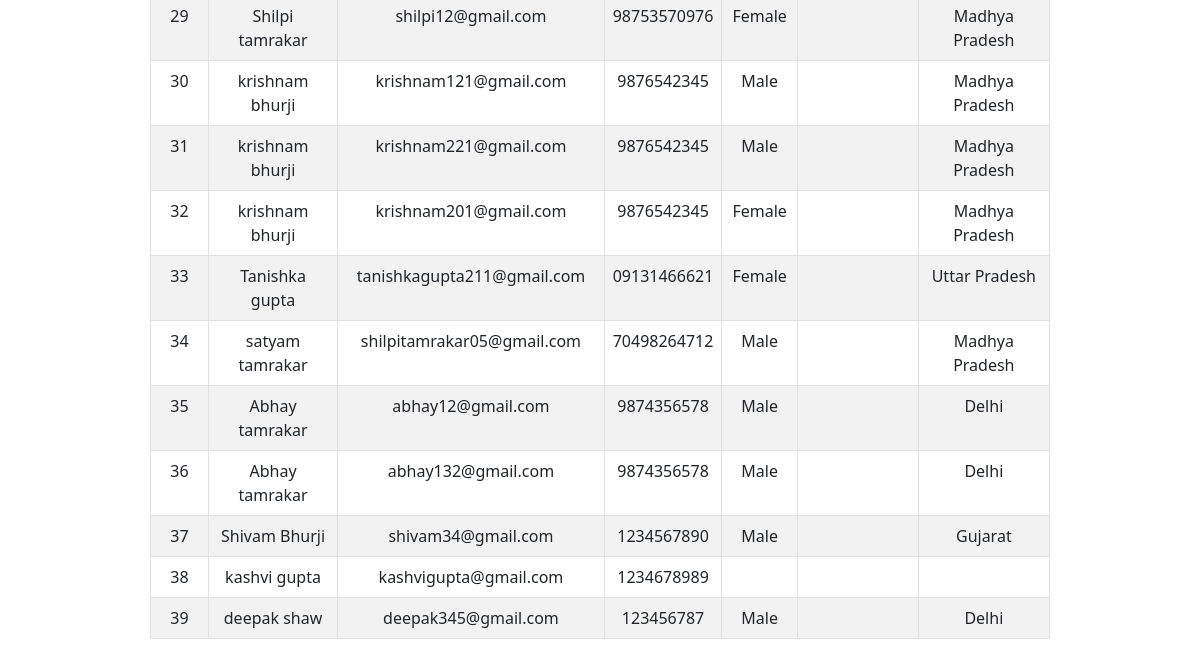
Before: /show_data/ (lower part) with the older database file.
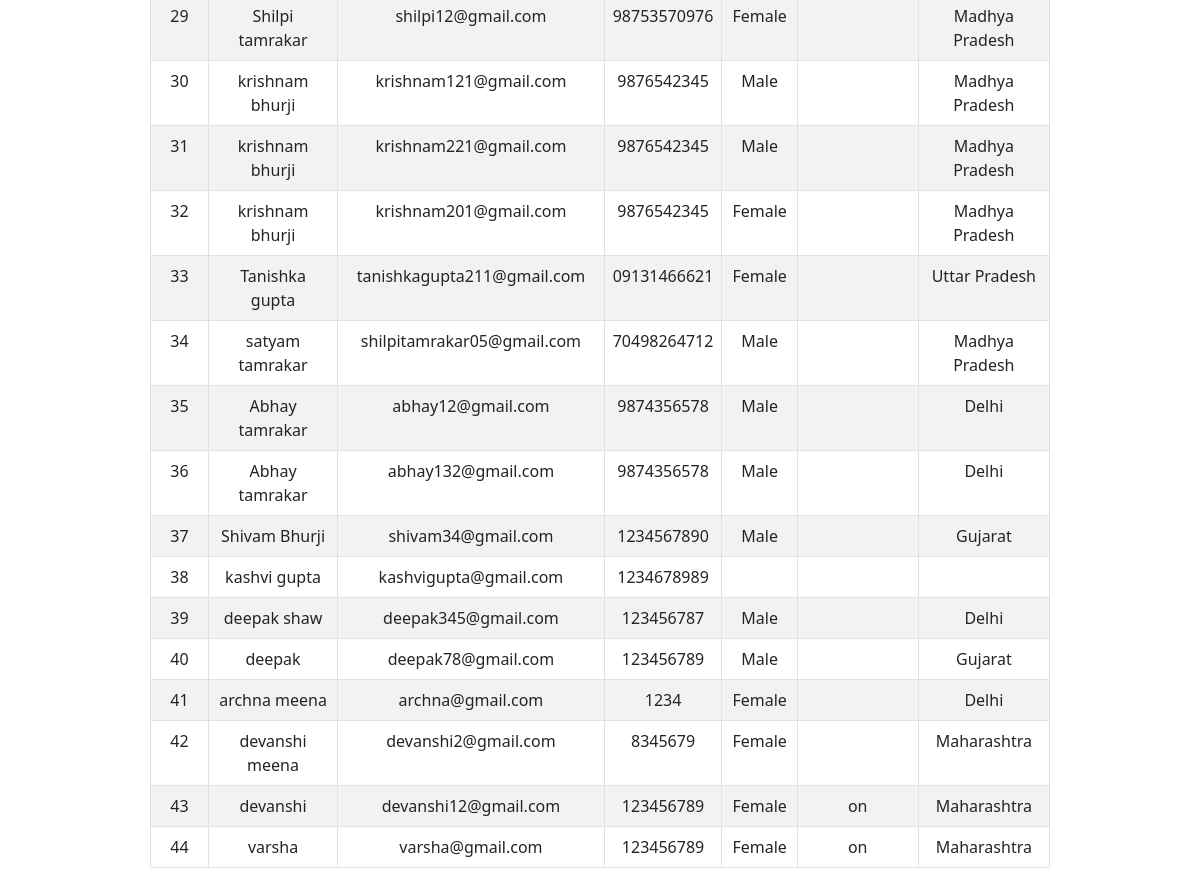
After: the same page with the newer database file.
### app/models.py (models this page shows)
class Employee(models.Model):
    name = models.CharField(max_length=100)
    email = models.EmailField()
    contact = models.CharField()
    gender = models.CharField(max_length=10)
    qualification = models.CharField(max_length=200)
    state = models.CharField(max_length=50)
    image = models.ImageField(upload_to='images/')
    audio = models.FileField(upload_to='audios/')
    video = models.FileField(upload_to='videos/')
    resume = models.FileField(upload_to='resumes/')
    password=models.CharField(max_length=20,null=True)         ##table pehle se created  h ab isme naya column add krna h islie

### app/views.py (the view)
# urls.py: path('show_data/',show_data,name="show_data"),
def show_data(req):
    data = Employee.objects.values('name','email','contact','gender','qualification','state')
    print(data)
    for i in data:
        print(i['name'],i['email'],i['contact'],i['gender'],i['qualification'],i['state'])
    return render(req,'show_data.html',{'data':data})

### app/templates/show_data.html (shortened to what this page needs)
{% extends 'base.html' %}
{% block content %}
<table class="table table-bordered table-striped w-75 mx-auto mt-4 text-center">
<tbody>
    {% for i in data %}
    <tr>
      <td>{{ forloop.counter }}</td>
      <td>{{ i.name }}</td>
      <td>{{ i.email }}</td>
      <td>{{ i.contact }}</td>
      <td>{{ i.gender }}</td>
      <td>{{ i.qualification }}</td>
      <td>{{ i.state }}</td>
    </tr>
    {% endfor %}
  </tbody>
</table>
{% endblock content %}

### app/templates/base.html (shortened to what this page needs)
<!doctype html>
<html lang="en">
  <head>
    <link href="https://cdn.jsdelivr.net/npm/bootstrap@5.0.2/dist/css/bootstrap.min.css" rel="stylesheet">
  </head>
  <body>
{% block content %}
{% endblock content %}
  </body>
</html>

Changed rows visible on the page:
added Employee: name "deepak", email "deepak78@gmail.com", contact "123456789", gender "Male", state "Gujarat"
added Employee: name "archna meena", email "archna@gmail.com", contact "1234", gender "Female", state "Delhi"
added Employee: name "devanshi meena", email "devanshi2@gmail.com", contact "8345679", gender "Female", state "Maharashtra"
added Employee: name "devanshi", email "devanshi12@gmail.com", contact "123456789", gender "Female", qualification "on", state "Maharashtra"
added Employee: name "varsha", email "varsha@gmail.com", contact "123456789", gender "Female", qualification "on", state "Maharashtra"
